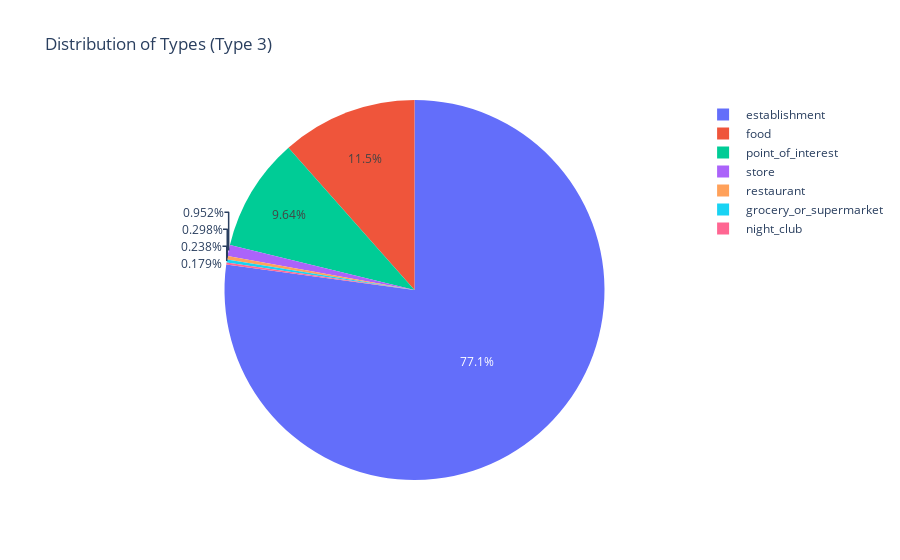

The cell this chart's notebook holds for it:
### Code cell
# Count the occurrences of each unique value in the 'Type_1' column
type_counts = df2['Type_4'].value_counts()

# Create a pie chart using Plotly
fig = px.pie(names=type_counts.index, values=type_counts.values, title='Distribution of Types (Type 3)')
fig.show()

### Figure 1 — Plotly figure (JSON) as saved in the notebook; plotly's stock layout.template omitted (floating-point values rounded to 4 significant figures)
{"data": [{"domain": {"x": [0, 1], "y": [0, 1]}, "hovertemplate": "label=%{label}<br>value=%{value}<extra></extra>", "labels": [" establishment", " food", " point_of_interest", " store", " restaurant", " grocery_or_supermarket", " night_club"], "legendgroup": "", "name": "", "showlegend": true, "type": "pie", "values": [1296, 194, 162, 16, 5, 4, 3]}], "layout": {"legend": {"tracegroupgap": 0}, "title": {"text": "Distribution of Types (Type 3)"}}}
